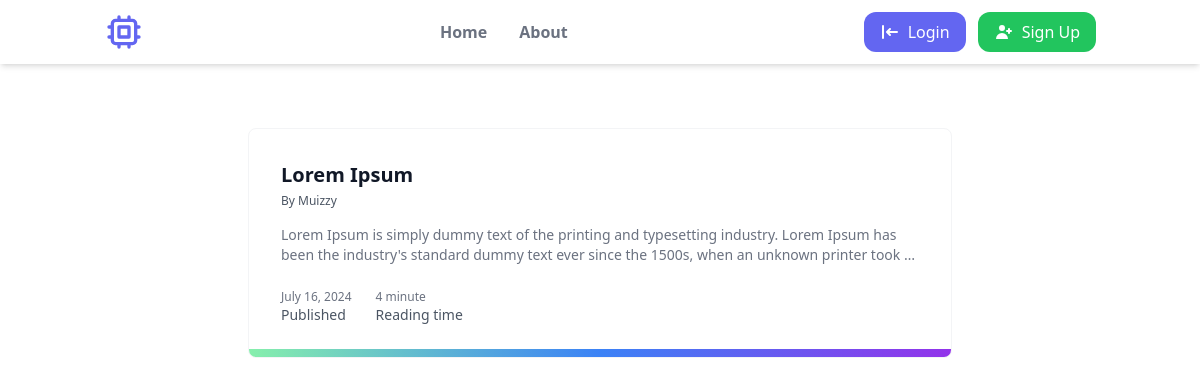
The page / on the database its author committed.
### app/models.py (models this page shows, shortened)
class Post(models.Model):
    title = models.CharField(max_length=200)
    content = models.TextField()
    author = models.ForeignKey(
        User, on_delete=models.CASCADE, related_name='posts')
    slug = models.SlugField(max_length=200, unique=True)
    published_at = models.DateTimeField(auto_now_add=True)

### app/views.py (the view)
# urls.py: path('', views.home, name="home"),
def home(request):
    posts = Post.objects.all()
    return render(request, 'blogs.html', {'posts': posts})

### app/templatetags/custom_tags.py (called while the page is built)
@register.filter(name='reading_time')
def reading_time_filter(content, wpm=200):
    words = len(content.split())
    reading_time_min = math.ceil(words / wpm)
    return reading_time_min

### app/templates/blogs.html (shortened to what this page needs)
{% extends 'base.html' %}
{% load custom_tags %}
{% block content %}
    <div class="mx-auto px-4 py-8 sm:px-6 sm:py-12 lg:px-8 lg:py-16 max-w-3xl w-full">
        {% for post in posts %}
            <div class="pb-8">
                <a href="{% url 'detail' post.slug %}"
                   class="relative block overflow-hidden rounded-lg border border-gray-100 p-4 sm:p-6 lg:p-8">
                    <span class="absolute inset-x-0 bottom-0 h-2 bg-gradient-to-r from-green-300 via-blue-500 to-purple-600"></span>
                    <div class="sm:flex sm:justify-between sm:gap-4">
                        <div>
                            <h3 class="text-lg font-bold text-gray-900 sm:text-xl">{{ post.title }}</h3>
                            <p class="mt-1 text-xs font-medium text-gray-600">By {{ post.author }}</p>
                        </div>
                    </div>
                    <div class="mt-4">
                        <p class="text-pretty text-sm text-gray-500">{{ post.content|safe|truncatewords:30 }}</p>
                    </div>
                    <dl class="mt-6 flex gap-4 sm:gap-6">
                        <div class="flex flex-col-reverse">
                            <dt class="text-sm font-medium text-gray-600">Published</dt>
                            <dd class="text-xs text-gray-500">
                                {{ post.published_at|date:"F j, Y" }}
                            </dd>
                        </div>
                        <div class="flex flex-col-reverse">
                            <dt class="text-sm font-medium text-gray-600">Reading time</dt>
                            <dd class="text-xs text-gray-500">
                                {{ post.content|reading_time }} minute
                            </dd>
                        </div>
                    </dl>
                </a>
            </div>
        {% endfor %}
    </div>
{% endblock %}

### rows shown on the page
Post: title "Lorem Ipsum", author "Muizzy", content "Lorem Ipsum is simply dummy text of the printing and typesetting industry. Lorem Ipsum has been the industry's standard dummy text ever since the 1500s, when an unknown printer took …", published_at "July 16, 2024", content|reading_time "4"
